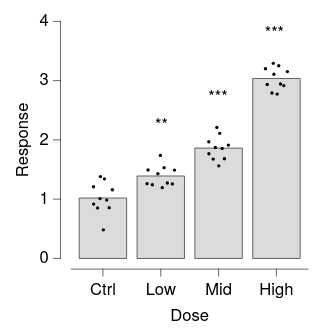

Describe this chart as a Vega-Lite specification.
### Vega-Lite specification from a JSON file in a GitHub repository (floating-point values rounded to 4 significant figures)
{"background": null, "config": {"arc": {"fill": "#DBDBDB", "fillOpacity": 1.0, "innerRadius": 25.0, "padAngle": 0.03, "stroke": "black", "strokeOpacity": 1, "strokeWidth": 0.25}, "area": {"fill": "#DBDBDB", "fillOpacity": 1.0, "stroke": "black", "strokeOpacity": 1, "strokeWidth": 0.25}, "axis": {"domain": true, "domainCap": "round", "domainColor": "black", "domainWidth": 0.25, "grid": false, "gridCap": "round", "gridColor": "#F1F1F1", "gridDash": [0, 0], "gridOpacity": 1.0, "gridWidth": 0.25, "labelColor": "black", "labelFont": "Helvetica Neue, HelveticaNeue, Helvetica, Arial, sans-serif", "labelFontSize": 7, "labelFontStyle": "normal", "labelFontWeight": 400, "offset": 4.5, "ticks": true, "tickCap": "round", "tickColor": "black", "tickRound": false, "tickSize": 3, "tickWidth": 0.25, "titleColor": "black", "titleFont": "Helvetica Neue, HelveticaNeue, Helvetica, Arial, sans-serif", "titleFontSize": 7, "titleFontStyle": "normal", "titleFontWeight": 400}, "axisX": {"domain": true, "labelAlign": "center", "labelAngle": 0, "labels": true, "ticks": true, "translate": 0}, "axisY": {"domain": true, "labelAlign": "right", "labelAngle": 0, "labels": true, "ticks": true, "translate": 0}, "axisRight": {"domain": true, "labelAlign": "left", "labelAngle": 0, "labels": true, "ticks": true, "translate": 0}, "axisTop": {"domain": true, "labelAlign": "center", "labelAngle": 0, "labels": true, "ticks": true, "translate": 0}, "axisBand": {"tickOffset": 0}, "bar": {"fill": "#DBDBDB", "fillOpacity": 1.0, "stroke": "black", "strokeOpacity": 1, "strokeWidth": 0.25}, "boxplot": {"size": 9.0, "ticks": {"cornerRadius": 0.25, "fill": "black", "opacity": 1, "size": 4.5, "thickness": 0.25}, "box": {"fillOpacity": 1.0, "stroke": "black", "strokeOpacity": 1, "strokeWidth": 0.25}, "median": {"cornerRadius": 0, "fill": "black", "fillOpacity": 1.0, "opacity": 1, "size": 9.0, "thickness": 0.25}, "rule": {"fill": "black", "fillOpacity": 1.0, "size": 10.0, "stroke": "black", "strokeDash": [0, 0], "strokeOpacity": 1, "strokeWidth": 0.25}, "outliers": {"color": "black", "fill": "black", "fillOpacity": 1.0, "size": 0, "stroke": "black", "strokeOpacity": 1, "strokeWidth": 0.25}}, "circle": {"fill": "black", "fillOpacity": 1.0, "size": 0.5, "stroke": null, "strokeOpacity": 1, "strokeWidth": 0.25}, "errorband": {"band": {"fillOpacity": 0.6, "stroke": null, "strokeWidth": 0.25, "strokeOpacity": 1}, "borders": {"opacity": 0, "strokeOpacity": 0.25, "strokeWidth": 1}}, "errorbar": {"opacity": 1, "rule": {"strokeDash": [0, 0], "strokeWidth": 0.25}, "ticks": {"color": "black", "cornerRadius": 0.125, "opacity": 1, "size": 6.0, "thickness": 0.25}, "thickness": 0.25}, "font": "Helvetica Neue, HelveticaNeue, Helvetica, Arial, sans-serif", "geoshape": {"fill": "#DBDBDB", "fillOpacity": 1.0, "stroke": "black", "strokeOpacity": 1, "strokeWidth": 0.25}, "header": {"labelColor": "black", "labelFont": "Helvetica Neue, HelveticaNeue, Helvetica, Arial, sans-serif", "labelFontSize": 7, "labelFontStyle": "normal", "labelFontWeight": 400, "titleColor": "black", "titleFont": "Helvetica Neue, HelveticaNeue, Helvetica, Arial, sans-serif", "titleFontSize": 7, "titleFontStyle": "normal", "titleFontWeight": 400, "titlePadding": 0}, "legend": {"disable": false, "offset": 4.5, "titlePadding": 4, "labelOffset": 2, "gradientLabelOffset": 2, "gradientLength": 50.0, "gradientThickness": 5.0, "gradientOpacity": 1.0, "gradientStrokeColor": "black", "gradientStrokeWidth": 0.25, "labelColor": "black", "labelFont": "Helvetica Neue, HelveticaNeue, Helvetica, Arial, sans-serif", "labelFontSize": 7, "labelFontStyle": "normal", "labelFontWeight": 400, "strokeColor": "black", "strokeWidth": 0, "symbolSize": 42, "symbolStrokeColor": "black", "symbolStrokeWidth": 0.25, "titleColor": "black", "titleFont": "Helvetica Neue, HelveticaNeue, Helvetica, Arial, sans-serif", "titleFontSize": 7, "titleFontStyle": "normal", "titleFontWeight": 400}, "line": {"color": "black", "stroke": "black", "strokeCap": "round", "strokeDash": [0, 0], "strokeOpacity": 1, "strokeWidth": 0.375}, "point": {"filled": true, "fill": "#DBDBDB", "fillOpacity": 1.0, "size": 5.0, "stroke": "black", "strokeOpacity": 1, "strokeWidth": 0.25}, "range": {"category": ["#C6D9F1", "#F1C9CB", "#FEF0B9", "#CEE37A", "#7AA8E0", "#E589A3", "#FDDD5D", "#68B961", "#4177B1", "#C35082", "#E5C227", "#438156"], "diverging": {"scheme": ["#C35082", "#CE6D94", "#D989A7", "#E2A4BA", "#EABFCE", "#F1DBE2", "#F6F6F6", "#D7E0EB", "#B9CBE0", "#9BB6D5", "#7DA1C9", "#5F8CBD", "#4177B1"]}, "heatmap": {"scheme": ["#32022B", "#43044D", "#4C196E", "#4D338C", "#484DA6", "#3A68BB", "#1D83CA", "#1D9CCB", "#23B5C9", "#28CDC5", "#4DE0B4", "#91EE9F"]}, "ordinal": {"scheme": ["#F1F1F1", "#DBDBDB", "#C6C6C6", "#B2B2B2", "#9D9D9D", "#898989", "#767676", "#636363", "#515151", "#404040", "#2F2F2F", "#1F1F1F"]}, "ramp": {"scheme": ["#32022B", "#43044D", "#4C196E", "#4D338C", "#484DA6", "#3A68BB", "#1D83CA", "#1D9CCB", "#23B5C9", "#28CDC5", "#4DE0B4", "#91EE9F"]}}, "rule": {"color": "black", "stroke": "black", "strokeCap": "round", "strokeDash": [2, 2], "strokeOpacity": 1, "strokeWidth": 0.25}, "scale": {"bandPaddingInner": 0.1, "bandPaddingOuter": 0.1, "round": false}, "rect": {"fill": "#DBDBDB", "fillOpacity": 1.0, "stroke": "black", "strokeOpacity": 1, "strokeWidth": 0.25}, "square": {"fill": "#DBDBDB", "fillOpacity": 1.0, "size": 10.0, "stroke": "black", "strokeOpacity": 1, "strokeWidth": 0.25}, "text": {"color": "black", "font": "Helvetica Neue, HelveticaNeue, Helvetica, Arial, sans-serif", "fontSize": 7, "fontStyle": "normal", "fontWeight": 400}, "tick": {"color": "black", "cornerRadius": 0.125, "opacity": 1.0, "size": 9.0, "thickness": 0.25}, "title": {"anchor": "middle", "frame": "group", "color": "black", "font": "Helvetica Neue, HelveticaNeue, Helvetica, Arial, sans-serif", "fontSize": 7, "fontStyle": "normal", "fontWeight": 400, "subtitleColor": "black", "subtitleFont": "Helvetica Neue, HelveticaNeue, Helvetica, Arial, sans-serif", "subtitleFontSize": "Helvetica Neue, HelveticaNeue, Helvetica, Arial, sans-serif", "subtitleFontStyle": "normal", "subtitleFontWeight": 400}, "trail": {"color": "black", "opacity": 1, "size": 0.375}, "view": {"continuousWidth": 100, "continuousHeight": 100, "discreteWidth": 100, "discreteHeight": 100, "fill": null, "stroke": null, "strokeWidth": 0.25}}, "layer": [{"mark": {"type": "bar", "size": 20.0}, "encoding": {"x": {"field": "dose", "sort": ["Ctrl", "Low", "Mid", "High"], "title": "Dose", "type": "nominal"}, "y": {"aggregate": "mean", "field": "response", "title": "Response", "type": "quantitative"}}}, {"mark": {"type": "circle", "size": 2}, "encoding": {"x": {"field": "dose", "sort": ["Ctrl", "Low", "Mid", "High"], "title": "Dose", "type": "nominal"}, "xOffset": {"field": "quasirandom_x", "scale": {"domain": [-6.84, 6.84]}, "type": "quantitative"}, "y": {"field": "response", "type": "quantitative"}}}, {"layer": [{"data": {"values": [{"y": 1.963, "label": "**", "__dysonsphere__": 1}]}, "mark": {"type": "text", "align": "center", "baseline": "bottom", "dy": -4, "fontSize": 7}, "encoding": {"text": {"field": "label", "type": "nominal"}, "x": {"value": 38.1}, "y": {"field": "y", "type": "quantitative"}}}, {"data": {"values": [{"y": 2.435, "label": "***", "__dysonsphere__": 1}]}, "mark": {"type": "text", "align": "center", "baseline": "bottom", "dy": -4, "fontSize": 7}, "encoding": {"text": {"field": "label", "type": "nominal"}, "x": {"value": 61.9}, "y": {"field": "y", "type": "quantitative"}}}, {"data": {"values": [{"y": 3.517, "label": "***", "__dysonsphere__": 1}]}, "mark": {"type": "text", "align": "center", "baseline": "bottom", "dy": -4, "fontSize": 7}, "encoding": {"text": {"field": "label", "type": "nominal"}, "x": {"value": 85.71}, "y": {"field": "y", "type": "quantitative"}}}], "name": "__dysonsphere_f2213797901bf1ad_1"}], "data": {"name": "data-107881c97ce83a8aa5e9de0b22f17440"}, "$schema": "https://vega.github.io/schema/vega-lite/v6.4.1.json", "datasets": {"data-107881c97ce83a8aa5e9de0b22f17440": [{"dose": "Ctrl", "response": 1.01, "quasirandom_x": -0.7785}, {"dose": "Ctrl", "response": 1.381, "quasirandom_x": -0.6519}, {"dose": "Ctrl", "response": 1.343, "quasirandom_x": 0.399}, {"dose": "Ctrl", "response": 0.8571, "quasirandom_x": 1.643}, {"dose": "Ctrl", "response": 0.9166, "quasirandom_x": -2.445}, {"dose": "Ctrl", "response": 0.8523, "quasirandom_x": -1.399}, {"dose": "Ctrl", "response": 1.16, "quasirandom_x": 2.484}, {"dose": "Ctrl", "response": 0.9843, "quasirandom_x": 1.005}, {"dose": "Ctrl", "response": 1.209, "quasirandom_x": -2.484}, {"dose": "Ctrl", "response": 0.4827, "quasirandom_x": 0.1128}, {"dose": "Low", "response": 1.739, "quasirandom_x": -0.1048}, {"dose": "Low", "response": 1.273, "quasirandom_x": 1.73}, {"dose": "Low", "response": 1.491, "quasirandom_x": 3.6}, {"dose": "Low", "response": 1.262, "quasirandom_x": -3.6}, {"dose": "Low", "response": 1.194, "quasirandom_x": 0.392}, {"dose": "Low", "response": 1.43, "quasirandom_x": -0.762}, {"dose": "Low", "response": 1.531, "quasirandom_x": 0.8723}, {"dose": "Low", "response": 1.243, "quasirandom_x": -2.21}, {"dose": "Low", "response": 1.257, "quasirandom_x": 3.043}, {"dose": "Low", "response": 1.492, "quasirandom_x": -3.34}, {"dose": "Mid", "response": 1.856, "quasirandom_x": 0.935}, {"dose": "Mid", "response": 1.676, "quasirandom_x": -1.418}, {"dose": "Mid", "response": 2.211, "quasirandom_x": -0.4617}, {"dose": "Mid", "response": 1.912, "quasirandom_x": 2.569}, {"dose": "Mid", "response": 1.562, "quasirandom_x": 0.0429}, {"dose": "Mid", "response": 1.872, "quasirandom_x": -0.8404}, {"dose": "Mid", "response": 1.969, "quasirandom_x": -2.569}, {"dose": "Mid", "response": 1.766, "quasirandom_x": -2.548}, {"dose": "Mid", "response": 1.682, "quasirandom_x": 1.528}, {"dose": "Mid", "response": 2.11, "quasirandom_x": 0.286}, {"dose": "High", "response": 3.251, "quasirandom_x": 0.6013}, {"dose": "High", "response": 2.935, "quasirandom_x": -2.42}, {"dose": "High", "response": 2.792, "quasirandom_x": -1.168}, {"dose": "High", "response": 3.108, "quasirandom_x": -0.6679}, {"dose": "High", "response": 3.201, "quasirandom_x": -2.878}, {"dose": "High", "response": 2.916, "quasirandom_x": 1.949}, {"dose": "High", "response": 3.153, "quasirandom_x": 2.878}, {"dose": "High", "response": 3.292, "quasirandom_x": -0.8196}, {"dose": "High", "response": 2.942, "quasirandom_x": 1.075}, {"dose": "High", "response": 2.772, "quasirandom_x": 0.2021}]}}
